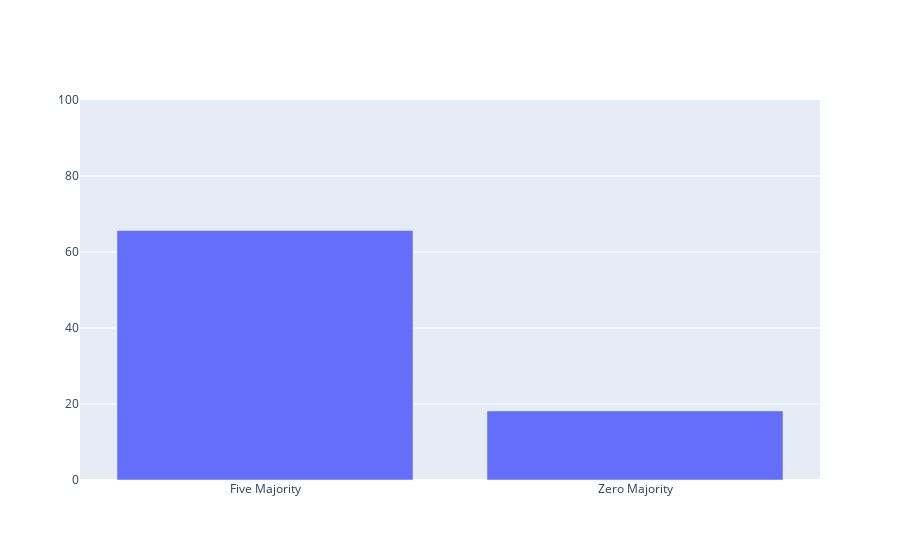

The code cell stored with this chart in its notebook:
### Markdown cell above
# Five-Zero Majority

### Code cell
def five_zero_majority(dat):
    five_majority = []
    zero_majority = []
    for index in dat.index:
        a = [dat.loc[index, '1AM'],
        dat.loc[index, '1PM'],
        dat.loc[index, '2AM'],
        dat.loc[index, '2PM'],
        dat.loc[index, '3AM'],
        dat.loc[index, '3PM'],
        dat.loc[index, '4AM'],
        dat.loc[index, '4PM'],
        dat.loc[index, '5AM'],
        dat.loc[index, '5PM'],
        dat.loc[index, '6AM']]
        ln_a_half = (len(a)//2)+1
        cnt_a = Counter(a)

        if Counter(a)[5.0] >= ln_a_half:
            five_majority.append(data.iloc[a])
        if Counter(a)[0.0] >= ln_a_half:
            zero_majority.append(data.iloc[a])
    print((len(five_majority)/len(data.index))*100)
    print((len(zero_majority)/len(data.index))*100)
    figure = go.Figure(
        data = [go.Bar
        (y= [(len(five_majority)/len(data.index))*100, ((len(zero_majority)/len(data.index))*100)],        
        x= ["Five Majority", "Zero Majority"]),
        ],
    )
    figure.update_layout(yaxis_range=[0,100])
    figure.show()
five_zero_majority(data)

### Figure 1 — Plotly figure (JSON) as saved in the notebook; plotly's stock layout.template omitted (floating-point values rounded to 4 significant figures)
{"data": [{"type": "bar", "x": ["Five Majority", "Zero Majority"], "y": [65.66, 18.18]}], "layout": {"yaxis": {"range": [0, 100]}}}
